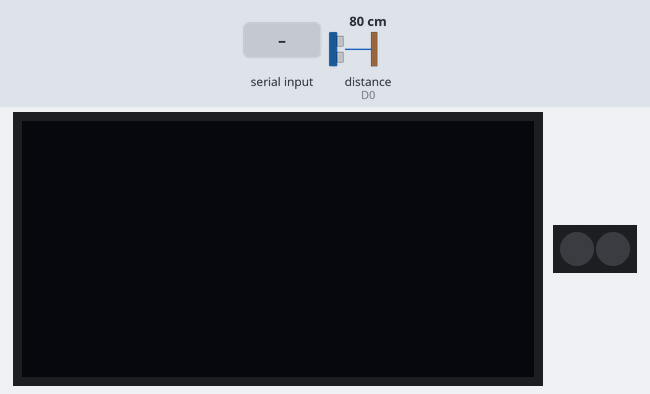
The sketch below on a simulated ESP8266 (NodeMCU). Parts: 128×64 one-colour display, 2 RGB LEDs in strip order, left to right. Wiring (inferred from the names in the program): ultrasonic range finder: trigger D5; echo D0. The test bench sets the inputs (shaded band); at power-on: distance to the obstacle (sensor on D0) 80 cm. The echo pulse lasts 58.3 µs per cm; the strip is taken to match the declared colour order; the display library's start-up logo is not drawn; what the sketch prints to the serial monitor is not drawn.

Above: at 3.2 s.
3.3 s: "A" received over the second serial link
At 4.9 s:
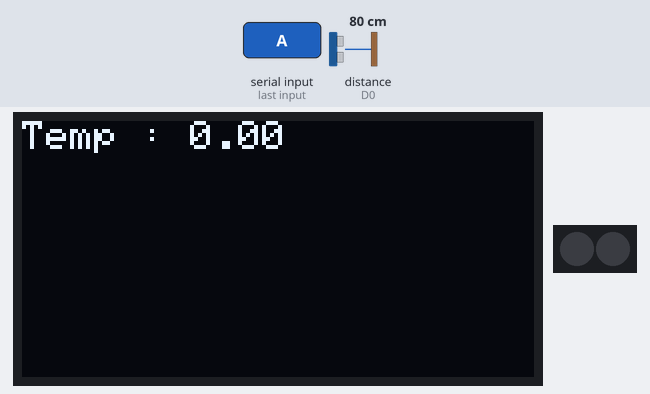
5.5 s: "B" received over the second serial link
At 7.6 s:
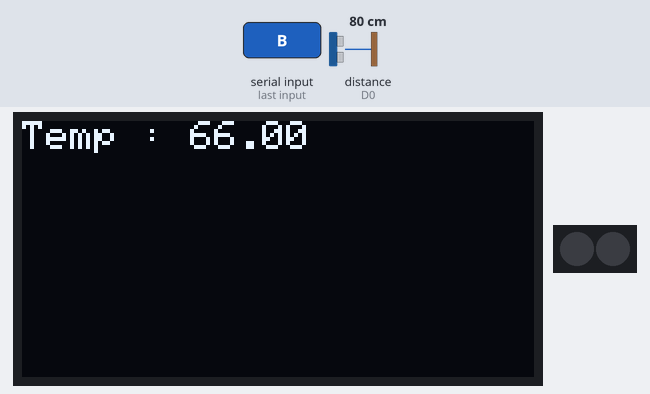
Timing chart, 0 to 9.1 s (numbered marks = the images above; inputs shaded):
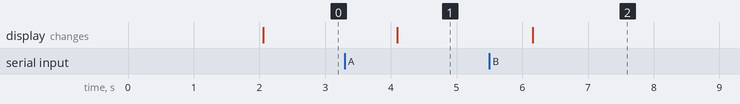

Measured:
- after the input at 3.3 s, the display: changes after 0.80 s (image 1)
- after the input at 5.5 s, the display: changes after 0.66 s (image 2)

The sketch:

TaksaBoard2.ino
```cpp
#include <Wire.h>
#include <Adafruit_GFX.h>
#include <Adafruit_SSD1306.h>
Adafruit_SSD1306 display(-1);

#define echoPin D0
#define trigPin D5

#include <SoftwareSerial.h>
SoftwareSerial Board2(12,13);

#include <Adafruit_NeoPixel.h>
#define NUMSLEDs 2
#define PINSLEDs 10
Adafruit_NeoPixel SLEDs = Adafruit_NeoPixel(NUMSLEDs, PINSLEDs, NEO_RGB + NEO_KHZ800);

char Seria[2];
int i = 0;

long duration , cm;
int capacity;


void setup() {
Serial.begin(9600);
Board2.begin(9600);
Wire.begin();
display.begin(SSD1306_SWITCHCAPVCC, 0x3C);
display.display();
delay(2000);

pinMode(trigPin,OUTPUT);
pinMode(echoPin,INPUT);

display.clearDisplay();
display.setTextSize(1);
display.setTextColor(WHITE);

pinMode(PINSLEDs,OUTPUT);
SLEDs.begin();
SLEDs.show();
}

void loop() {
  while(Board2.available() > 0){
    Seria[i] = Board2.read();
    i++;
    if(i > 2){
      i = 0;
    }
  }

  digitalWrite(trigPin, LOW);
  delayMicroseconds(2);
  digitalWrite(trigPin, HIGH);
  delayMicroseconds(10);
  digitalWrite(trigPin, LOW);
  duration = pulseIn(echoPin, HIGH);
  cm = duration*0.034/2;

  char data = Seria[0];
  float DHT22 = Seria[1];
  float DHT22V2 = Seria[2];
  Serial.println(Seria[0]);


  if(Seria[0] == 'A'){
    display.clearDisplay();
    display.setCursor(0,0);
    display.print("Temp : ");
    display.println(DHT22);
    display.display();
    Serial.print("Temp : ");
    Serial.println(DHT22);
  }
  //////////////////////////
  if(Seria[0] == 'B'){
    display.clearDisplay();
    display.setCursor(0,25);
    display.println("   Send Ultrasonic");
    display.print("   ");
    display.println(cm);
    display.display();
    Serial.print("Send Ultrasonic  :");
    Serial.println(cm);
  }
  //////////////////////////
  Serial.println(DHT22V2);
  Board2.write(data);
  Board2.write(cm);
  Board2.write(DHT22V2);
  delay(1000);
}
```
